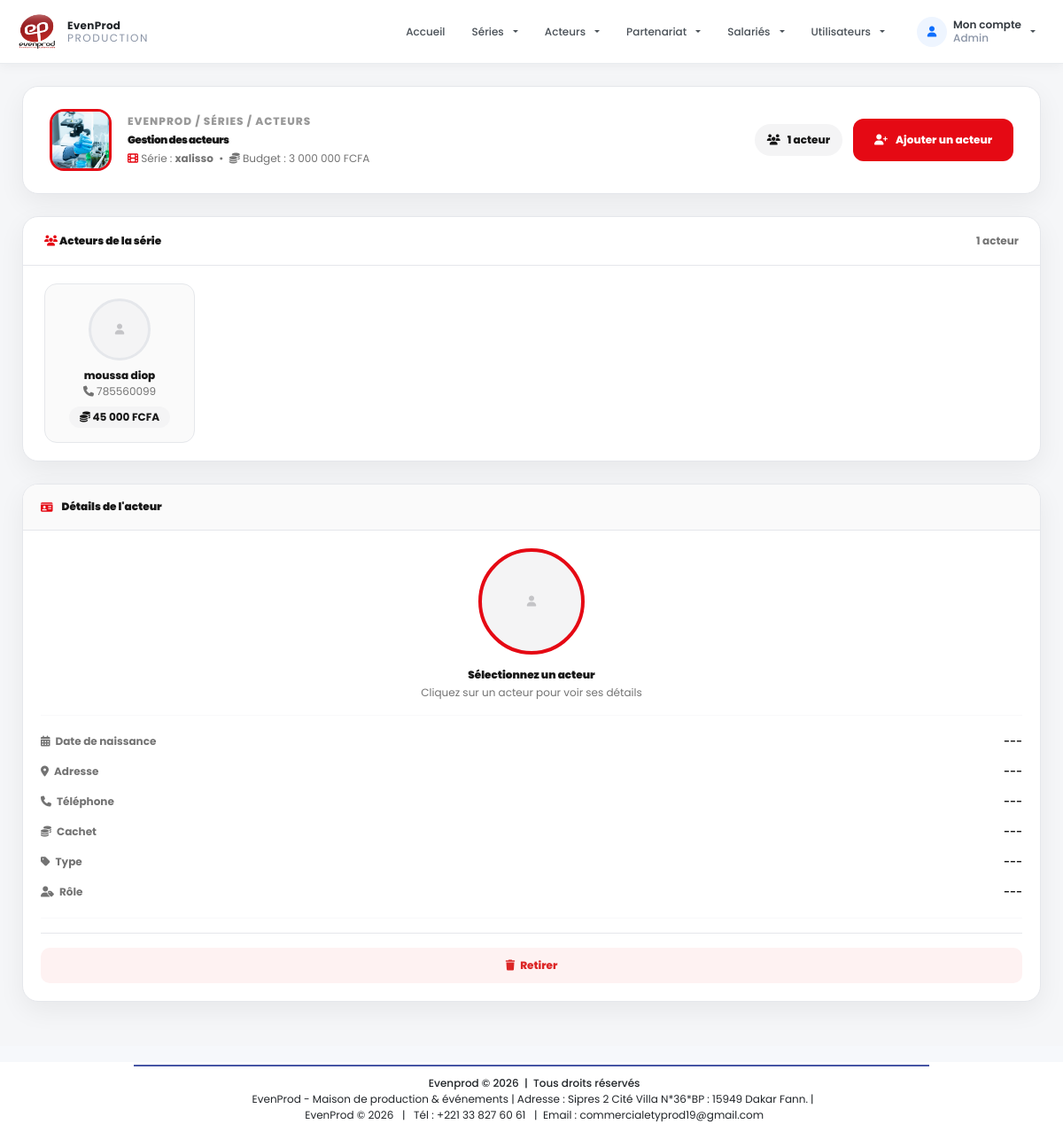
/public/appManager/acteur/acteurs.php?id=1 (signed in), run on the app's committed database.
### tables this page shows
CREATE TABLE IF NOT EXISTS `series` (
  `id` int NOT NULL AUTO_INCREMENT,
  `titre` varchar(150) NOT NULL,
  `description` text,
  `logo` varchar(255) DEFAULT NULL,
  `date_sortie` date DEFAULT NULL,
  `type` varchar(100) DEFAULT NULL,
  `budget` decimal(10,0) NOT NULL,
  `transport` decimal(15,2) NOT NULL DEFAULT '0.00',
  `decors` decimal(15,2) NOT NULL DEFAULT '0.00',
  `reglement_acteurs` decimal(15,2) NOT NULL DEFAULT '0.00',
  `accessoires` decimal(15,2) NOT NULL DEFAULT '0.00',
  `hmc` decimal(15,2) NOT NULL DEFAULT '0.00',
  `carburant` decimal(15,2) NOT NULL DEFAULT '0.00',
  `pharmacie` decimal(15,2) NOT NULL DEFAULT '0.00',
  `receptions` decimal(15,2) NOT NULL DEFAULT '0.00',
  `autres_achats` decimal(15,2) NOT NULL DEFAULT '0.00',
  `projet_id` int DEFAULT NULL,
  PRIMARY KEY (`id`),
  KEY `projet_id` (`projet_id`)
);

CREATE TABLE IF NOT EXISTS `serie_acteur` (
  `id` int NOT NULL AUTO_INCREMENT,
  `serie_id` int NOT NULL,
  `acteur_id` int NOT NULL,
  `personnage` varchar(100) DEFAULT NULL,
  `cachet` decimal(10,2) NOT NULL DEFAULT '0.00',
  `type_acteur` enum('forfaitaire','journalier') DEFAULT 'forfaitaire',
  `contrat` varchar(255) DEFAULT NULL,
  `role` varchar(255) DEFAULT NULL,
  PRIMARY KEY (`id`),
  KEY `serie_id` (`serie_id`),
  KEY `acteur_id` (`acteur_id`)
);

CREATE TABLE IF NOT EXISTS `acteurs` (
  `id` int NOT NULL AUTO_INCREMENT,
  `nom` varchar(100) NOT NULL,
  `prenom` varchar(100) DEFAULT NULL,
  `date_naissance` date DEFAULT NULL,
  `contact` varchar(50) DEFAULT NULL,
  `adresse` varchar(50) DEFAULT NULL,
  `photo` varchar(255) DEFAULT NULL,
  `cv_file` varchar(255) DEFAULT NULL,
  `projet_id` int DEFAULT NULL,
  PRIMARY KEY (`id`),
  KEY `projet_id` (`projet_id`)
);

### config/fonction.php (called while the page is built, shortened)
<?php
 function connexionBD()
{
    $host = 'localhost';
    $user = 'root';
    $pass = '';
    $db = 'evenprod_db';
    $connexion = mysqli_connect($host, $user, $pass, $db);
    mysqli_set_charset($connexion, 'utf8mb4');
    return $connexion;
}
$connexion = connexionBD();
function getSerieById($serieId)
{
    global $connexion;
    $serieId = (int) $serieId;
    $sql = "SELECT * FROM series WHERE id = $serieId";
    $res = mysqli_query($connexion, $sql);
    return mysqli_fetch_assoc($res);
}
function getActeursBySerieId($serieId)
{
    global $connexion;
    $serieId = (int) $serieId;
    $sql = "
        SELECT a.*, sa.id AS serie_acteur,type_acteur,contrat, sa.cachet, sa.type_acteur, sa.role
        FROM acteurs a
        INNER JOIN serie_acteur sa ON a.id = sa.acteur_id
        INNER JOIN series s ON s.id = sa.serie_id
        WHERE s.id = $serieId
    ";
    $result = mysqli_query($connexion, $sql);
    $acteurs = [];
    if ($result && mysqli_num_rows($result) > 0) {
        while ($row = mysqli_fetch_assoc($result)) {
            $acteurs[] = $row;
        }
    }
    return $acteurs;
}
?>

### public/appManager/acteur/acteurs.php (the view, shortened to what this page needs)
<?php
include '../../../config/fonction.php';
$id = $_GET['id'] ?? 0;
$serie = getSerieById($id);
$acteurs = getActeursBySerieId($id);
?>
<head>
    <link rel="stylesheet" href="https://cdnjs.cloudflare.com/ajax/libs/font-awesome/5.15.4/css/all.min.css">
</head>
<?php include '../../../includes/header.php'; ?>
<section class="acteurs-page">
    <div class="acteurs-container">
        <header class="acteurs-header">
            <div class="acteurs-header-left">
                <div class="acteurs-header-avatar">
                    <?php if (!empty($serie['logo']) && file_exists('../../../uploads/series/' . $serie['logo'])): ?>
                    <img src="../../../uploads/series/<?= htmlspecialchars($serie['logo']) ?>" alt="<?= htmlspecialchars($serie['titre']) ?>">
                    <?php else: ?>
                    <div class="acteurs-header-avatar-placeholder">
                        <i class="fas fa-film"></i>
                    </div>
                    <?php endif; ?>
                </div>
                <div>
                    <div class="acteurs-breadcrumb">
                        EVENPROD / SÉRIES / ACTEURS
                    </div>
                    <h1>Gestion des acteurs</h1>
                    <p>
                        <i class="fas fa-film" style="color:var(--accent);"></i>
                        Série : <strong><?= htmlspecialchars($serie['titre'] ?? 'Série introuvable') ?></strong>
                        &nbsp;&bull;&nbsp;
                        <i class="fas fa-coins"></i>
                        Budget : <?= number_format($serie['budget'] ?? 0, 0, ',', ' ') ?> FCFA
                    </p>
                </div>
            </div>
            <div class="header-actions">
                <span class="header-count">
                    <i class="fas fa-users"></i>
                    <?= count($acteurs) ?> acteur<?= count($acteurs) > 1 ? 's' : '' ?>
                </span>
                <a href="serie_acteur?id_serie=<?= htmlspecialchars($serie['id'] ?? 0) ?>" class="btn-add">
                    <i class="fas fa-user-plus"></i>
                    Ajouter un acteur
                </a>
            </div>
        </header>
        <div class="acteurs-layout">
            <div class="actors-list">
                <div class="actors-list-header">
                    <h2><i class="fas fa-users" style="color:var(--accent);"></i> Acteurs de la série</h2>
                    <span><?= count($acteurs) ?> acteur<?= count($acteurs) > 1 ? 's' : '' ?></span>
                </div>
                <?php if (!empty($acteurs)): ?>
                <div class="actors-grid">
                    <?php foreach ($acteurs as $acteur): ?>
                    <div class="actor-card"
                         data-id="<?= htmlspecialchars($acteur['serie_acteur_id'] ?? $acteur['id'] ?? 0) ?>"
                         data-nom="<?= htmlspecialchars($acteur['nom'] ?? '') ?>"
                         data-prenom="<?= htmlspecialchars($acteur['prenom'] ?? '') ?>"
                         data-date="<?= htmlspecialchars($acteur['date_naissance'] ?? 'Non renseignée') ?>"
                         data-adresse="<?= htmlspecialchars($acteur['adresse'] ?? 'Non renseignée') ?>"
                         data-contact="<?= htmlspecialchars($acteur['contact'] ?? 'Non renseigné') ?>"
                         data-cachet="<?= number_format($acteur['cachet'] ?? 0, 0, ',', ' ') ?>"
                         data-type="<?= htmlspecialchars($acteur['type_acteur'] ?? 'Non défini') ?>"
                         data-role="<?= htmlspecialchars($acteur['role'] ?? 'Non défini') ?>"
                         data-photo="<?= htmlspecialchars($acteur['photo'] ?? '') ?>"
                         data-contrat="<?= htmlspecialchars($acteur['contrat'] ?? '') ?>"
                         onclick="selectActor(this)">
                        <div class="actor-card-avatar">
                            <?php if (!empty($acteur['photo']) && file_exists('../../../uploads/photos/' . $acteur['photo'])): ?>
                            <img src="../../../uploads/photos/<?= htmlspecialchars($acteur['photo']) ?>" alt="<?= htmlspecialchars($acteur['prenom'] ?? '') ?>">
                            <?php else: ?>
                            <div class="actor-card-avatar-placeholder">
                                <i class="fas fa-user"></i>
                            </div>
                            <?php endif; ?>
                        </div>
                        <h4 class="actor-card-name"><?= htmlspecialchars(($acteur['prenom'] ?? '') . ' ' . ($acteur['nom'] ?? '')) ?></h4>
                        <p class="actor-card-role">
                            <i class="fas fa-phone" style="font-size:10px;"></i>
                            <?= htmlspecialchars($acteur['contact'] ?? 'Non renseigné') ?>
                        </p>
                        <span class="actor-card-cachet">
                            <i class="fas fa-coins"></i>
                            <?= number_format($acteur['cachet'] ?? 0, 0, ',', ' ') ?> FCFA
                        </span>
                    </div>
                    <?php endforeach; ?>
                </div>
                <?php endif; ?>
            </div>
            <aside class="details-sidebar">
                <div class="details-card">
                    <div class="details-header">
                        <h3>
                            <i class="fas fa-id-card"></i>
                            Détails de l'acteur
                        </h3>
                    </div>
                    <div class="details-body" id="detailsBody">
                        <div class="details-avatar" id="detailAvatar">
                            <div class="details-avatar-placeholder">
                                <i class="fas fa-user"></i>
                            </div>
                        </div>
                        <h4 class="details-name" id="detailName">Sélectionnez un acteur</h4>
                        <p class="details-contact" id="detailContact">Cliquez sur un acteur pour voir ses détails</p>
                        <hr class="details-divider">
                        <div class="details-row">
                            <span class="label"><i class="fas fa-calendar-alt"></i> Date de naissance</span>
                            <span class="value" id="detailDate">---</span>
                        </div>
                        <div class="details-row">
                            <span class="label"><i class="fas fa-map-marker-alt"></i> Adresse</span>
                            <span class="value" id="detailAdresse">---</span>
                        </div>
                        <div class="details-row">
                            <span class="label"><i class="fas fa-phone"></i> Téléphone</span>
                            <span class="value" id="detailTel">---</span>
                        </div>
                        <div class="details-row">
                            <span class="label"><i class="fas fa-coins"></i> Cachet</span>
                            <span class="value" id="detailCachet">---</span>
                        </div>
                        <div class="details-row">
                            <span class="label"><i class="fas fa-tag"></i> Type</span>
                            <span class="value" id="detailType">---</span>
                        </div>
                        <div class="details-row">
                            <span class="label"><i class="fas fa-user-tag"></i> Rôle</span>
                            <span class="value" id="detailRole">---</span>
                        </div>
                        <hr class="details-divider">
                        <div class="details-actions">
                            <a href="#" id="deleteLink" class="btn-detail delete" onclick="return confirm('Êtes-vous sûr de vouloir retirer cet acteur de la série ? Cette action est irréversible.')">
                                <i class="fas fa-trash"></i>
                                Retirer
                            </a>
                        </div>
                    </div>
                </div>
            </aside>
        </div>
    </div>
</section>
<?php include '../../../includes/footer.php'; ?>

### includes/header.php (style rules this page uses)
* { box-sizing: border-box; }
* { font-size: 12px !important; }
body { margin: 0; padding: 0; font-family: 'Poppins', sans-serif; background-color: #f6f8fb; color: #343a40; }

### data on the page
series: logo (picture), titre "xalisso", budget "3 000 000"
serie_acteur: acteur.nom "moussa diop", acteur.contact "785560099", cachet "45 000"

### other printed values
$role "Admin"
count($acteurs) "1"
